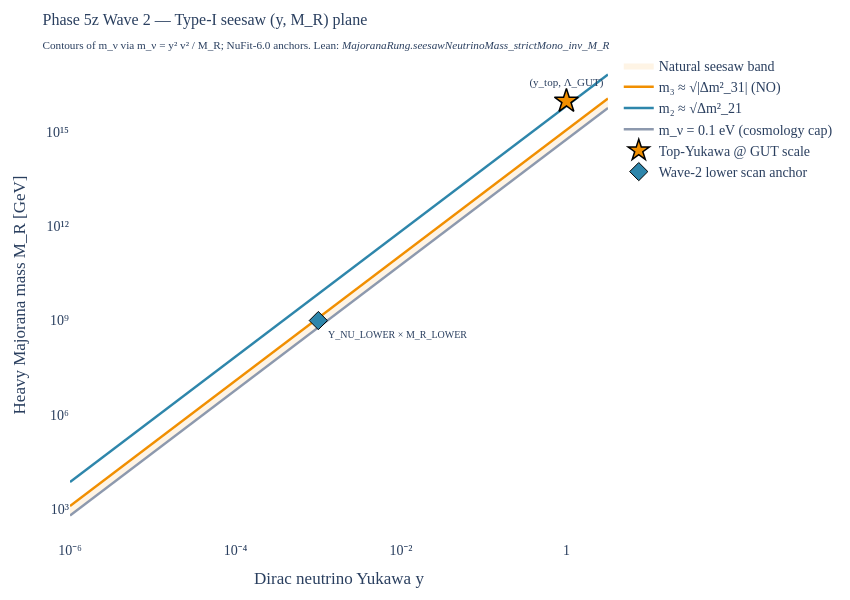

This figure's notebook cell:
### Markdown cell above
## 4. The Seesaw $(y, M_R)$ Plane

Visualize the seesaw: each diagonal contour fixes the light-neutrino mass at one of the NuFit-6.0 anchors. The shaded band is the natural seesaw region; canonical ν_R live in the upper-right corner (heavy + Yukawa-of-order-unity).

### Code cell
from src.core.visualizations import fig_seesaw_y_m_r_band
# viz-ref: fig_seesaw_y_m_r_band
fig_seesaw_y_m_r_band()

### Figure 1 — Plotly figure (JSON) as saved in the notebook; plotly's stock layout.template omitted (floating-point values rounded to 4 significant figures; data arrays with more than 128 entries replaced by an {"elided": "..."} marker saying what was removed)
{"data": [{"fill": "toself", "fillcolor": "rgba(241, 143, 1, 0.10)", "hoverinfo": "skip", "line": {"color": "rgba(0,0,0,0)"}, "name": "Natural seesaw band", "showlegend": true, "type": "scatter", "x": {"elided": "400 float values"}, "y": {"elided": "400 float values"}}, {"line": {"color": "#F18F01", "width": 2.5}, "mode": "lines", "name": "m₃ ≈ √|Δm²_31| (NO)", "type": "scatter", "x": {"elided": "200 float values"}, "y": {"elided": "200 float values"}}, {"line": {"color": "#2E86AB", "width": 2.5}, "mode": "lines", "name": "m₂ ≈ √Δm²_21", "type": "scatter", "x": {"elided": "200 float values"}, "y": {"elided": "200 float values"}}, {"line": {"color": "#8D99AE", "width": 2.5}, "mode": "lines", "name": "m_ν = 0.1 eV (cosmology cap)", "type": "scatter", "x": {"elided": "200 float values"}, "y": {"elided": "200 float values"}}, {"marker": {"color": "#F18F01", "line": {"color": "black", "width": 1.5}, "size": 18, "symbol": "star"}, "mode": "markers+text", "name": "Top-Yukawa @ GUT scale", "text": ["(y_top, Λ_GUT)"], "textfont": {"size": 11}, "textposition": "top center", "type": "scatter", "x": [0.9946], "y": [1e+16]}, {"marker": {"color": "#2E86AB", "line": {"color": "black", "width": 1.0}, "size": 14, "symbol": "diamond"}, "mode": "markers+text", "name": "Wave-2 lower scan anchor", "text": ["Y_NU_LOWER × M_R_LOWER"], "textfont": {"size": 10}, "textposition": "bottom right", "type": "scatter", "x": [0.001], "y": [1000000000.0]}], "layout": {"font": {"family": "CMU Serif, Computer Modern, Times New Roman, serif", "size": 14}, "height": 600, "margin": {"b": 60, "l": 70, "r": 30, "t": 50}, "paper_bgcolor": "white", "plot_bgcolor": "white", "title": {"font": {"family": "CMU Serif, Computer Modern, Times New Roman, serif", "size": 16}, "text": "Phase 5z Wave 2 — Type-I seesaw (y, M_R) plane<br><sub>Contours of m_ν via m_ν = y² v² / M_R; NuFit-6.0 anchors. Lean: <i>MajoranaRung.seesawNeutrinoMass_strictMono_inv_M_R</i></sub>"}, "width": 850, "xaxis": {"tickmode": "array", "ticktext": ["10⁻⁶", "10⁻⁴", "10⁻²", "1"], "tickvals": [1e-06, 0.0001, 0.01, 1.0], "title": {"text": "Dirac neutrino Yukawa y"}, "type": "log"}, "yaxis": {"tickmode": "array", "ticktext": ["10³", "10⁶", "10⁹", "10¹²", "10¹⁵", "10¹⁸"], "tickvals": [1000.0, 1000000.0, 1000000000.0, 1000000000000.0, 1000000000000000.0, 1e+18], "title": {"text": "Heavy Majorana mass M_R [GeV]"}, "type": "log"}}}
